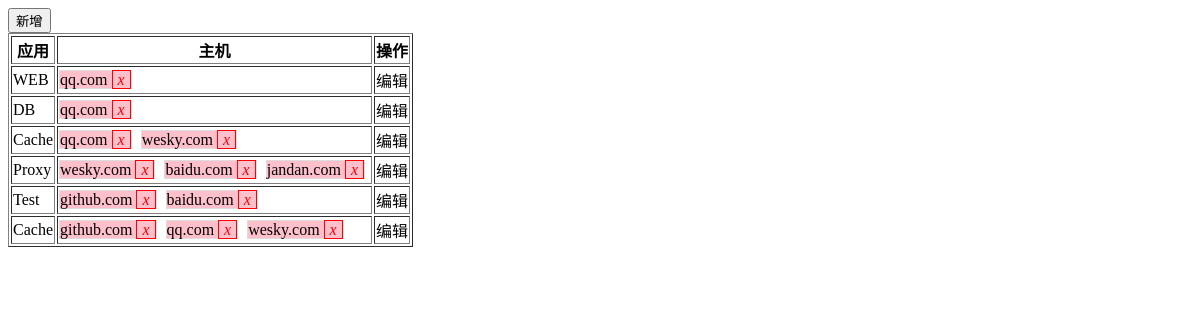
The app's page /hms/app/, older data.
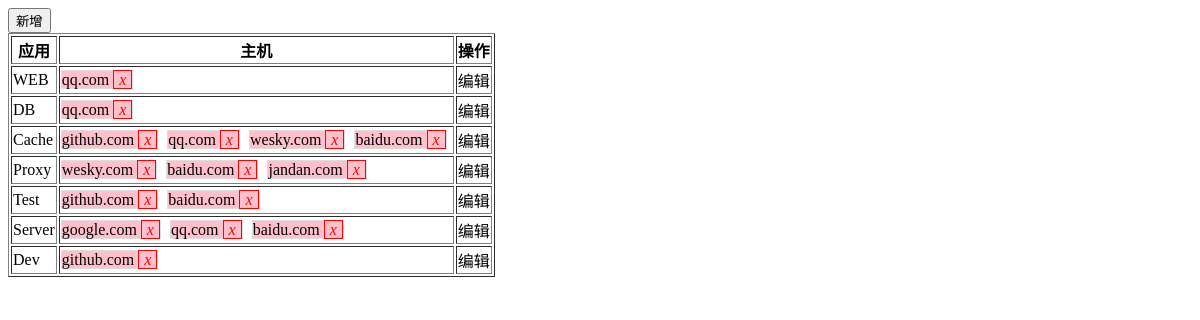
The same page, newer data.
### hms/models.py (models this page shows)
class Application(models.Model):
    name = models.CharField(max_length=32)
    r = models.ManyToManyField("Host")

class Host(models.Model):
    nid = models.AutoField(primary_key=True)
    hostname = models.CharField(max_length=32, db_index=True)
    ip = models.GenericIPAddressField(protocol='ipv4',db_index=True)
    port = models.IntegerField()
    business = models.ForeignKey(to="Business", to_field='id')

### hms/views.py (the view, shortened to what this page needs)
class App(View):
    def get(self, request):
        objs = models.Application.objects.all()
        hosts = models.Host.objects.all()
        return render(request, 'app.html', {"objs": objs, "hosts":hosts})

### templates/app.html (shortened to what this page needs)
<!DOCTYPE html>
<html lang="en">
<head>
</head>
<body>
<div><input type="button" value="新增"></div>
<table border="1">
    <thead>
        <tr>
            <th>应用</th>
            <th>主机</th>
            <th>操作</th>
        </tr>
    </thead>
    <tbody>
        {% for obj in objs %}
        <tr>
            <td appid="{{ obj.id }}">{{ obj.name }}</td>
            <td>
                {% for host in obj.r.all %}
                    <span class="hosts" hid="{{ host.nid }}">
                        {{ host.hostname }}
                        <i>x</i></span>
                {% endfor %}
            </td>
            <td><a class="edit">编辑</a></td>
        </tr>
        {% endfor %}
    </tbody>
</table>
</body>
</html>

### templates/app.html (style rules this page uses)
.hosts { height: 22px; line-height: 22px; border: 1px solid #DDD; vertical-align: top; margin: 0 5px 5px 0; background: pink; }
i { color: red; padding: 0 5px 0 5px; border: 1px solid red; }

Row changes from the older to the newer data that the page shows:
changed Application "Cache": gains Host (hostname "github.com"); gains Host (hostname "baidu.com")
changed Application: gains Host (hostname "google.com"); name "Cache" → "Server"; gains Host (hostname "baidu.com"); loses Host (hostname "github.com"); loses Host (hostname "wesky.com")
added Application: name "Dev", Host (hostname "github.com")
